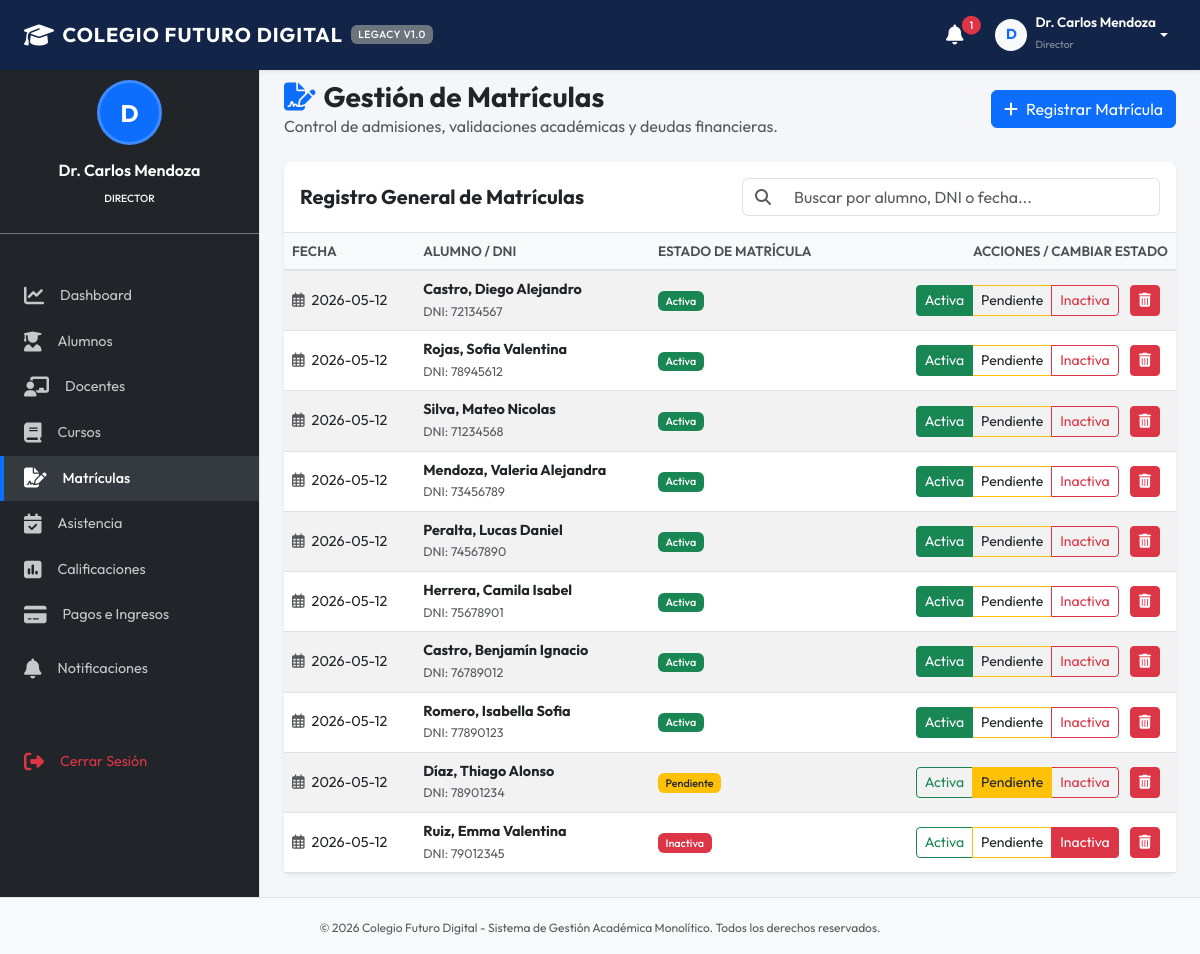
Page /modules/matriculas.php (signed in) on the committed database.
### tables this page shows
CREATE TABLE matriculas (
            id INTEGER PRIMARY KEY AUTOINCREMENT,
            alumno_id INTEGER NOT NULL,
            fecha TEXT NOT NULL,
            estado TEXT DEFAULT 'Pendiente' CHECK(estado IN ('Activa', 'Inactiva', 'Pendiente')),
            FOREIGN KEY (alumno_id) REFERENCES alumnos(id) ON DELETE CASCADE
        );

CREATE TABLE alumnos (
            id INTEGER PRIMARY KEY AUTOINCREMENT,
            usuario_id INTEGER UNIQUE,
            nombre TEXT NOT NULL,
            apellido TEXT NOT NULL,
            documento TEXT UNIQUE NOT NULL,
            fecha_nacimiento TEXT,
            direccion TEXT,
            telefono TEXT,
            estado_academico TEXT DEFAULT 'Regular' CHECK(estado_academico IN ('Regular', 'Condicional', 'Suspendido', 'Egresado')),
            FOREIGN KEY (usuario_id) REFERENCES usuarios(id) ON DELETE SET NULL
        );

### modules/matriculas.php (the view, shortened to what this page needs)
<?php
$action = $_GET['action'] ?? 'list';
require_once __DIR__ . '/../includes/header.php';
require_once __DIR__ . '/../includes/sidebar.php';
?>
<div class="d-flex justify-content-between align-items-center mb-4">
    <div>
        <h1 class="h3 mb-0 text-dark fw-bold"><i class="fa-solid fa-file-signature me-2 text-primary"></i>Gestión de Matrículas</h1>
        <p class="text-muted mb-0">Control de admisiones, validaciones académicas y deudas financieras.</p>
    </div>
    <?php if ($action === 'list'): ?>
        <a href="matriculas.php?action=new" class="btn btn-primary"><i class="fa-solid fa-plus me-2"></i>Registrar Matrícula</a>
    <?php else: ?>
        <a href="matriculas.php" class="btn btn-outline-secondary"><i class="fa-solid fa-arrow-left me-2"></i>Volver al Listado</a>
    <?php endif; ?>
</div>
<?php if ($action === 'list'): ?>
    <?php
    try {
        $stmt = $pdo->query("
            SELECT m.*, a.nombre, a.apellido, a.documento
            FROM matriculas m
            JOIN alumnos a ON m.alumno_id = a.id
            ORDER BY m.fecha DESC
        ");
        $matriculas = $stmt->fetchAll();
    } catch (PDOException $e) {
        echo "<div class='alert alert-danger'>Error al cargar matrículas: " . $e->getMessage() . "</div>";
        $matriculas = [];
    }
    ?>
    <div class="card bg-white shadow-sm border-0">
        <div class="card-header bg-transparent border-bottom py-3">
            <div class="row align-items-center">
                <div class="col-md-6">
                    <h5 class="card-title mb-0 fw-bold">Registro General de Matrículas</h5>
                </div>
                <div class="col-md-6 mt-2 mt-md-0">
                    <div class="input-group">
                        <span class="input-group-text bg-white border-end-0"><i class="fa-solid fa-magnifying-glass text-muted"></i></span>
                        <input type="text" class="form-control border-start-0" id="tableSearch" placeholder="Buscar por alumno, DNI o fecha...">
                    </div>
                </div>
            </div>
        </div>
        <div class="card-body p-0">
            <div class="table-responsive">
                <table class="table table-hover table-striped align-middle mb-0">
                    <thead>
                        <tr>
                            <th>Fecha</th>
                            <th>Alumno / DNI</th>
                            <th>Estado de Matrícula</th>
                            <th class="text-end">Acciones / Cambiar Estado</th>
                        </tr>
                    </thead>
                    <tbody>
                        <?php if (empty($matriculas)): ?>
                            <tr>
                                <td colspan="4" class="text-center py-4 text-muted">No se registran matrículas procesadas.</td>
                            </tr>
                        <?php else: ?>
                            <?php foreach ($matriculas as $mat): ?>
                                <tr>
                                    <td><i class="fa-regular fa-calendar-days me-1 text-muted"></i> <?php echo htmlspecialchars($mat['fecha']); ?></td>
                                    <td>
                                        <div class="fw-bold"><?php echo htmlspecialchars($mat['apellido'] . ', ' . $mat['nombre']); ?></div>
                                        <small class="text-muted">DNI: <?php echo htmlspecialchars($mat['documento']); ?></small>
                                    </td>
                                    <td>
                                        <?php
                                        $badgeColor = 'bg-success';
                                        if ($mat['estado'] === 'Pendiente') $badgeColor = 'bg-warning text-dark';
                                        elseif ($mat['estado'] === 'Inactiva') $badgeColor = 'bg-danger';
                                        ?>
                                        <span class="badge <?php echo $badgeColor; ?>"><?php echo $mat['estado']; ?></span>
                                    </td>
                                    <td class="text-end px-3">
                                        <div class="btn-group btn-group-sm me-2" role="group">
                                            <a href="matriculas.php?action=change_status&id=<?php echo $mat['id']; ?>&status=Activa" class="btn btn-outline-success <?php echo $mat['estado'] == 'Activa' ? 'active' : ''; ?>" title="Activar">Activa</a>
                                            <a href="matriculas.php?action=change_status&id=<?php echo $mat['id']; ?>&status=Pendiente" class="btn btn-outline-warning text-dark <?php echo $mat['estado'] == 'Pendiente' ? 'active' : ''; ?>" title="Pendiente">Pendiente</a>
                                            <a href="matriculas.php?action=change_status&id=<?php echo $mat['id']; ?>&status=Inactiva" class="btn btn-outline-danger <?php echo $mat['estado'] == 'Inactiva' ? 'active' : ''; ?>" title="Inactivar">Inactiva</a>
                                        </div>
                                        <a href="matriculas.php?action=delete&id=<?php echo $mat['id']; ?>" class="btn btn-sm btn-danger" title="Eliminar Matrícula" onclick="return confirmarEliminacion('¿Desea eliminar este registro de matrícula? Los cursos asignados inicialmente no se borrarán pero el alumno perderá su estatus de matriculado.');"><i class="fa-solid fa-trash-can"></i></a>
                                    </td>
                                </tr>
                            <?php endforeach; ?>
                        <?php endif; ?>
                    </tbody>
                </table>
            </div>
        </div>
    </div>
<?php endif; ?>
<?php
require_once __DIR__ . '/../includes/footer.php';
?>

### assets/css/style.css (style rules this page uses)
:root { --primary-color: #1e3c72; --primary-dark: #122548; --primary-light: #2a5298; --secondary-color: #6c757d; --bg-light: #f4f6f9; --sidebar-bg: #212529; --sidebar-hover: #343a40; --sidebar-active: #0d6efd; --text-dark: #333333; --font-sans: 'Outfit', 'Roboto', -apple-system, BlinkMacSystemFont, "Segoe UI", sans-serif; }
body { font-family: var(--font-sans); background-color: var(--bg-light); color: var(--text-dark); margin: 0; padding-top: 56px; display: flex; flex-direction: column; min-height: 100vh; }
.card { border-radius: 8px; box-shadow: 0 4px 6px rgba(0, 0, 0, 0.05); }
.table { border-collapse: separate; border-spacing: 0; }
.table th { background-color: #f8f9fa; color: #495057; font-weight: 600; border-bottom: 2px solid #dee2e6; font-size: 0.85rem; text-transform: uppercase; }
.table td { font-size: 0.9rem; vertical-align: middle; }
.badge { font-weight: 500; padding: 0.4em 0.7em; }

### rows in the picture
matriculas: fecha "2026-05-12", alumno.nombre "Castro, Diego Alejandro", alumno.documento "72134567", estado "Activa"
matriculas: fecha "2026-05-12", alumno.nombre "Rojas, Sofia Valentina", alumno.documento "78945612", estado "Activa"
matriculas: fecha "2026-05-12", alumno.nombre "Silva, Mateo Nicolas", alumno.documento "71234568", estado "Activa"
matriculas: fecha "2026-05-12", alumno.nombre "Mendoza, Valeria Alejandra", alumno.documento "73456789", estado "Activa"
matriculas: fecha "2026-05-12", alumno.nombre "Peralta, Lucas Daniel", alumno.documento "74567890", estado "Activa"
matriculas: fecha "2026-05-12", alumno.nombre "Herrera, Camila Isabel", alumno.documento "75678901", estado "Activa"
matriculas: fecha "2026-05-12", alumno.nombre "Castro, Benjamín Ignacio", alumno.documento "76789012", estado "Activa"
matriculas: fecha "2026-05-12", alumno.nombre "Romero, Isabella Sofia", alumno.documento "77890123", estado "Activa"
matriculas: fecha "2026-05-12", alumno.nombre "Díaz, Thiago Alonso", alumno.documento "78901234", estado "Pendiente"
matriculas: fecha "2026-05-12", alumno.nombre "Ruiz, Emma Valentina", alumno.documento "79012345", estado "Inactiva"

### other values in the picture
$notif_count "1"
substr($_SESSION['usuario_nombre'], 0, 1) "D"
$_SESSION['usuario_nombre'] "Dr. Carlos Mendoza"
$_SESSION['usuario_rol'] "Director"
$rol "DIRECTOR"
